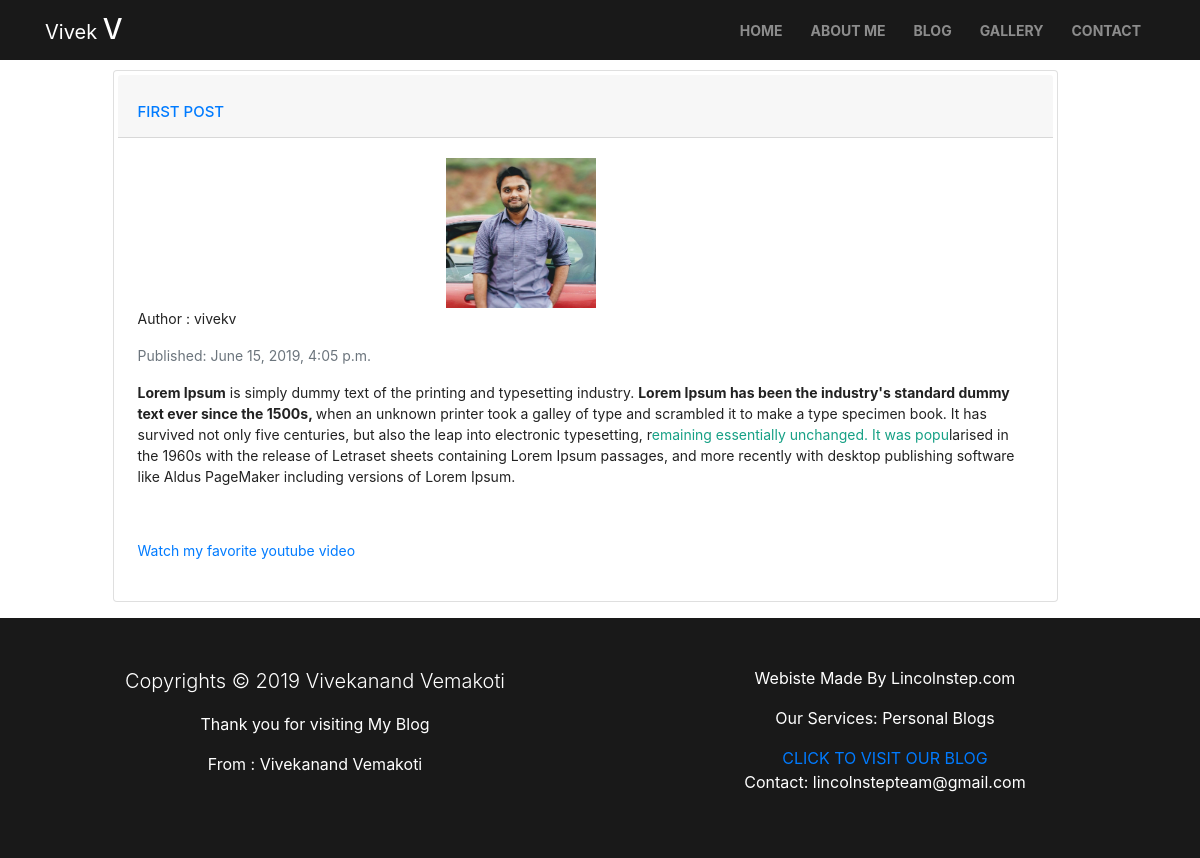
The page /post/8/ on the database its author committed.
### blog/models.py (models this page shows, shortened)
class Post(models.Model):
    author = models.ForeignKey(settings.AUTH_USER_MODEL, on_delete=models.CASCADE)
    title = models.CharField(max_length=200)
    text = RichTextField()
    created_date = models.DateTimeField(default=timezone.now)
    published_date = models.DateTimeField(blank=True, null=True)
    image = models.ImageField(upload_to='profile_pics',validators=[FileExtensionValidator(['jpg','gif','png'])],blank=True)

### blog/views.py (the view)
# urls.py: path('post/<int:pk>/', views.post_detail, name='post_detail'),
def post_detail(request, pk):
    post = get_object_or_404(Post, pk=pk)
    return render(request, 'blog/post_detail.html', {'post': post})

### blog/templates/blog/post_detail.html (shortened to what this page needs)
{% extends 'blog/base.html' %}
{% block navbg %}fullblog-navbar{% endblock %}
{% block homenav %} {% url 'home' %} {% endblock %}
{% block aboutnav %} {% url 'about' %} {% endblock %}
{% block blognav %} {% url 'post_list' %} {% endblock %}
{% block gallerynav %} {% url 'post_list' %} {% endblock %}
{% block content %}
<div class="row container-fluid" style="margin-top:70px;">
            <div class="col-lg-1 col-md-1"></div>
            <div class="col-lg-10 col-md-10 col-sm-12 col-12">
                        <div class="card mb-3 myposts p-1 bg-white rounded">
                            <h2 class="card-header bheading"><a href="{% url 'post_detail' pk=post.pk %}">{{ post.title|safe }}</a></h2>
                            <div class="card-body">
                                <div class="row">
                                    <div class="col-lg-4 col-md-4 col-sm-4 col-4"></div>
                                    <div class="col-lg-4 col-md-4 col-sm-4 col-4">
                                        {% if post.image %}
                                            <img class="img-responsive" src="{{ post.image.url }}">
                                        {% endif %}
                                    </div>
                                    <div class="col-lg-4 col-md-4 col-sm-4 col-4"></div>
                                    <div class="col-lg-12 col-md-12 col-sm-12 col-12 read">
                                        <p class="text-lead">Author : {{ post.author }}</p>
                                        {% if post.published_date %}
                                        <p class="mb-1 text-muted">Published: {{ post.published_date }}</p>
                                        {% endif %}
                                        <p class="card-text">{{ post.text|safe }}</p>
                                    </div>
                                </div>
                            </div>
                        </div>
            </div>
            <div class="col-lg-1 col-md-1"></div>
            </div>
            {% endblock %}

### blog/static/css/style.css (style rules this page uses)
body { overflow-x: hidden; }
@media (min-width:200px) { body { overflow-x: hidden; } }
@media (min-width:200px) { .myposts p { font-size: 12px; padding: 0px 0px; } }
@media (min-width:200px) { .myposts img { margin-top: 30px; width: 60px; height: 60px; } }
@media (min-width:200px) { .myposts > .bheading a { font-size: 14px !important; } }
@media (min-width:200px) { .myposts p { font-size: 12px !important; color: #222222; } }
@media (min-width: 576px) { body { overflow-x: hidden; } }
@media (min-width: 576px) { .myposts img { margin-top: 40px; width: 100px; height: 100px; } }
@media (min-width: 576px) { .myposts > .bheading a { font-size: 14px !important; } }
@media (min-width: 576px) { .myposts p { font-size: 12px !important; color: #222222; } }
@media (min-width:768px) { body { overflow-x: hidden; } }
@media (min-width:768px) { .myposts img { margin-top: 50px; width: 100px; height: 100px; } }
@media (min-width:768px) { .myposts > .bheading a { font-size: 20px !important; } }
@media (min-width:768px) { .myposts p { font-size: 16px !important; } }
@media (min-width:992px) { body { overflow-x: hidden; } }
@media (min-width:992px) { .myposts img { width: 150px; height: 150px; } }
@media (min-width:992px) { .myposts > .bheading a { font-size: 20px !important; } }
@media (min-width:992px) { .myposts p { font-size: 16px !important; } }
@media (min-width:1200px) { body { overflow-x: hidden; } }
@media (min-width:1200px) { .myposts img { width: 150px; height: 150px; } }
@media (min-width:1200px) { .myposts img { margin-top: 0px; height: 150px; width: 150px; } }
@media (min-width:1200px) { .myposts > .bheading a { font-size: 15px !important; } }
@media (min-width:1200px) { .myposts p { font-size: 14px !important; } }

### rows shown on the page
Post: title "FIRST POST", image (picture), author "vivekv", published_date "June 15, 2019, 4:05 p.m.", text "Lorem Ipsum is simply dummy text of the printing and typesetting industry. Lorem Ipsum has been the industry's standard dummy text ever since the 1500s, when an unknown printer took a galley of type and scrambled it to make a type specimen book. It has survived not only five centuries, but also the leap into electronic typesetting, r emaining essentially unchanged. It was popu larised in the 1960s with the release of Letraset sheets containing Lorem Ipsum passages, and more recently with desktop publishing software like Aldus PageMaker including versions of Lorem Ipsum. Watch my favorite youtube video"
